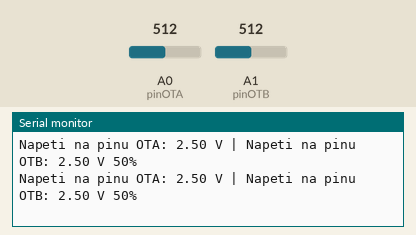
This sketch was run on a simulated Arduino Uno, built with avr-gcc and run on an emulated ATmega328P. On the bench: the last lines printed to the serial monitor. Inputs (shaded band) come from the test bench; at power-on: A0 (pinOTA) = 512, A1 (pinOTB) = 512.

Above: at 1.3 s.
1.4 s: A0 (pinOTA) set to 716
At 1.9 s:
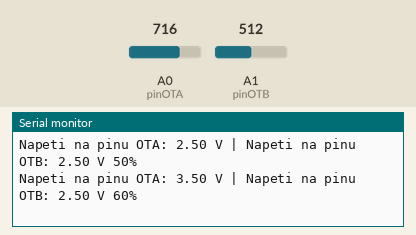
2.9 s: A1 (pinOTB) set to 716
At 3.4 s:
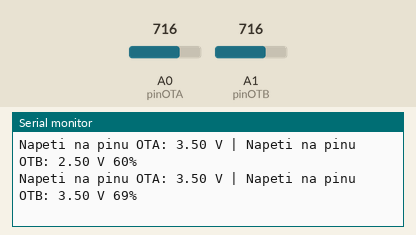
4.4 s: A0 (pinOTA) set to 900
At 4.9 s:
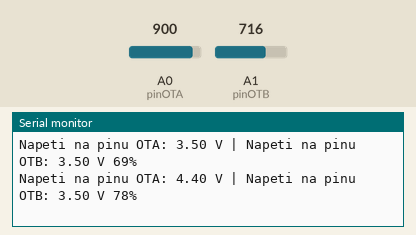
5.9 s: A1 (pinOTB) set to 900
At 6.4 s:
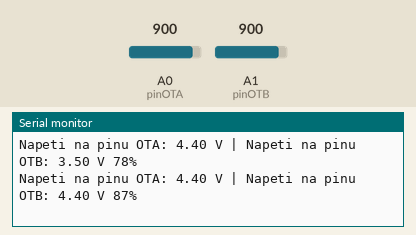
Timing chart, 0 to 8.4 s (numbered marks = the images above; inputs shaded):
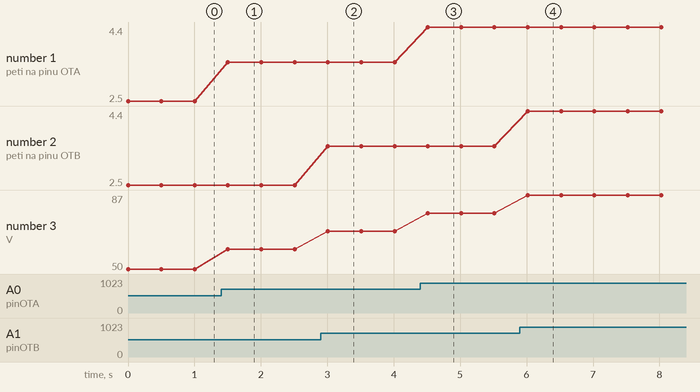

Measured:
- after the input at 1.4 s, the serial monitor: prints a new line after 0.11 s (image 1)
- after the input at 2.9 s, the serial monitor: prints a new line after 0.11 s (image 2)
- after the input at 4.4 s, the serial monitor: prints a new line after 0.11 s (image 3)
- after the input at 5.9 s, the serial monitor: prints a new line after 0.12 s (image 4)
- plotted number 1: 2.5 → 3.5 after the input at 1.4 s, 3.5 → 4.4 after the input at 4.4 s
- plotted number 3: 50 → 60 after the input at 1.4 s, 60 → 69 after the input at 2.9 s, 69 → 78 after the input at 4.4 s, 78 → 87 after the input at 5.9 s

The sketch:

savla.ino
```cpp
// Tahový lineární potenciometr pro Arduino

#define pinOTA A0
#define pinOTB A1

void setup() {
  // komunikace po sériové lince rychlostí 9600 baud
  Serial.begin(9600);
}

void loop() {
  // načtení vstupních údajů z obou pinů
  int cteniOTA = analogRead(pinOTA);
  int cteniOTB = analogRead(pinOTB);
  // převedení průměru z obou měření ze vstupního rozsahu
  // na procentuální vyjádření
  int procenta = map((cteniOTA + cteniOTB) / 2, 0, 1023, 0, 100);
  // výpočet napájecího napětí na obou vstupních pinech
  float napetiOTA = cteniOTA * (5.0 / 1023.0);
  float napetiOTB = cteniOTB * (5.0 / 1023.0);
  // vytištění dostupných údajů po sériové lince
  Serial.print("Napeti na pinu OTA: ");
  Serial.print(napetiOTA);
  Serial.print(" V | Napeti na pinu OTB: ");
  Serial.print(napetiOTB);
  Serial.print(" V ");
  Serial.print(procenta);
  Serial.println("% ");
  // pauza před dalším měřením
  delay(500);
}
```
